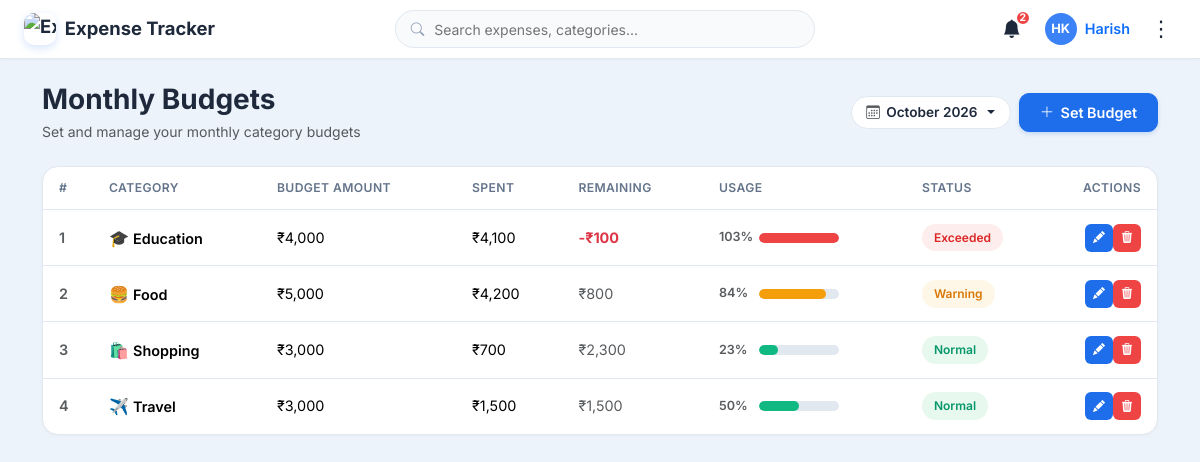
Page /budgets/ (signed in) on the committed database.
### expenses/models.py (models this page shows, shortened)
class Budget(models.Model):
    user = models.ForeignKey(User, on_delete=models.CASCADE, related_name='budgets')
    category = models.ForeignKey(Category, on_delete=models.CASCADE, related_name='budgets')
    amount = models.DecimalField(max_digits=12, decimal_places=2)
    month = models.IntegerField()  # 1 to 12
    year = models.IntegerField()
    created_at = models.DateTimeField(auto_now_add=True)
    class Meta:
        ordering = ['-year', '-month', 'category__name']
        constraints = [
            models.UniqueConstraint(fields=['user', 'category', 'month', 'year'], name='unique_user_category_budget')
        ]
    @property
    def spent(self):
        total = Expense.objects.filter(
            user=self.user,
            category=self.category,
            date__year=self.year,
            date__month=self.month
        ).aggregate(models.Sum('amount'))['amount__sum']
        return total or Decimal('0.00')
    @property
    def remaining(self):
        return self.amount - self.spent
    @property
    def usage_percentage(self):
        if self.amount <= 0:
            return Decimal('0.0')
        return round((self.spent / self.amount) * Decimal('100.0'), 1)
    @property
    def status(self):
        usage = self.usage_percentage
        if usage >= 100:
            return 'danger'
        elif usage >= 80:
            return 'warning'
        return 'normal'
    @property
    def status_label(self):
        status = self.status
        if status == 'danger':
            return 'Exceeded'
        elif status == 'warning':
            return 'Warning'
        return 'Normal'

class Category(models.Model):
    user = models.ForeignKey(User, on_delete=models.CASCADE, related_name='categories')
    name = models.CharField(max_length=100)
    description = models.TextField(blank=True)
    icon = models.CharField(max_length=50, default='📁')
    created_at = models.DateTimeField(auto_now_add=True)
    class Meta:
        verbose_name_plural = 'Categories'
        ordering = ['name']
        constraints = [
            models.UniqueConstraint(fields=['user', 'name'], name='unique_user_category')
        ]

### expenses/views.py (the view)
# urls.py: path('budgets/', views.budget_list, name='budget_list'),
@login_required
def budget_list(request):
    user = request.user
    today = timezone.now().date()
    try:
        month = int(request.GET.get('month', today.month))
        year = int(request.GET.get('year', today.year))
    except (ValueError, TypeError):
        month = today.month
        year = today.year
    budgets = Budget.objects.filter(user=user, month=month, year=year).select_related('category')
    total_budget = budgets.aggregate(Sum('amount'))['amount__sum'] or Decimal('0.00')
    budget_data = []
    total_spent = Decimal('0.00')
    for b in budgets:
        spent = b.spent
        total_spent += spent
        budget_data.append({
            'budget': b,
            'spent': spent,
            'remaining': b.remaining,
            'usage': b.usage_percentage,
            'status': b.status,
            'status_label': b.status_label
        })
    month_name = calendar.month_name[month]
    month_options = [{'month': m, 'name': calendar.month_name[m]} for m in range(1, 13)]
    context = {
        'budgets': budget_data,
        'selected_month': month,
        'selected_year': year,
        'selected_month_name': month_name,
        'month_options': month_options,
        'total_budget': total_budget,
        'total_spent': total_spent,
        'remaining_budget': total_budget - total_spent,
    }
    return render(request, 'expenses/budget_list.html', context)

### expenses/context_processors.py (called while the page is built)
def expense_context(request):
    context = {
        'APP_NAME': 'Expense Tracker',
        'APP_TAGLINE': 'Track Smarter. Spend Better.',
        'CURRENCY_SYMBOL': '₹',
        'CURRENT_YEAR': date.today().year,
        'CURRENT_MONTH': date.today().month,
        'unread_notifications_count': 0,
        'user_profile': None,
        'user_initials': 'U',
    }
    if request.user.is_authenticated:
        profile, _ = UserProfile.objects.get_or_create(user=request.user)
        context['user_profile'] = profile
        context['CURRENCY_SYMBOL'] = profile.currency_symbol or '₹'
        context['unread_notifications_count'] = Notification.objects.filter(
            user=request.user, is_read=False
        ).count()
        context['user_initials'] = profile.initials
    return context

### expenses/models.py (called while the page is built)
    @property
    def initials(self):
        if self.user.first_name and self.user.last_name:
            return f"{self.user.first_name[0]}{self.user.last_name[0]}".upper()
        elif self.user.first_name:
            return self.user.first_name[:2].upper()
        return self.user.username[:2].upper()

### templates/expenses/budget_list.html (shortened to what this page needs)
{% extends 'base.html' %}
{% load humanize %}
{% block content %}
<div class="container">
  <div class="d-flex flex-wrap justify-content-between align-items-center mb-4 gap-3">
    <div>
      <h3 class="fw-bold text-main mb-1">Monthly Budgets</h3>
      <p class="text-muted small mb-0">Set and manage your monthly category budgets</p>
    </div>
    <div class="d-flex align-items-center gap-2">
      <div class="dropdown">
        <button class="btn btn-pill-date dropdown-toggle" type="button" data-bs-toggle="dropdown" aria-expanded="false">
          <i class="bi bi-calendar3 text-muted"></i>
          <span>{{ selected_month_name }} {{ selected_year }}</span>
        </button>
      </div>
      <a href="{% url 'budget_add' %}" class="btn btn-primary-saas">
        <i class="bi bi-plus-lg"></i> Set Budget
      </a>
    </div>
  </div>
  <div class="card-saas p-0">
    <div class="table-responsive">
      <table class="table table-saas align-middle">
        <thead>
          <tr>
            <th style="width: 50px;">#</th>
            <th>Category</th>
            <th>Budget Amount</th>
            <th>Spent</th>
            <th>Remaining</th>
            <th style="min-width: 130px;">Usage</th>
            <th>Status</th>
            <th class="text-end" style="width: 100px;">Actions</th>
          </tr>
        </thead>
        <tbody>
          {% if budgets %}
            {% for item in budgets %}
              <tr>
                <td class="text-muted fw-semibold small">{{ forloop.counter }}</td>
                <td>
                  <span class="fs-6 me-1.5">{{ item.budget.category.icon }}</span>
                  <span class="fw-semibold text-main">{{ item.budget.category.name }}</span>
                </td>
                <td>{{ CURRENCY_SYMBOL }}{{ item.budget.amount|floatformat:0|intcomma }}</td>
                <td>{{ CURRENCY_SYMBOL }}{{ item.spent|floatformat:0|intcomma }}</td>
                <td class="{% if item.remaining < 0 %}text-danger fw-bold{% else %}text-muted{% endif %}">
                  {% if item.remaining < 0 %}
                    -{{ CURRENCY_SYMBOL }}{{ item.remaining|stringformat:"f"|slice:"1:"|floatformat:0|intcomma }}
                  {% else %}
                    {{ CURRENCY_SYMBOL }}{{ item.remaining|floatformat:0|intcomma }}
                  {% endif %}
                </td>
                <td>
                  <div class="d-flex align-items-center gap-2">
                    <span class="small fw-semibold text-muted" style="width: 32px;">{{ item.usage|floatformat:0 }}%</span>
                    <div class="progress-pill">
                      <div
                        class="progress-pill-bar {{ item.status }}"
                        style="width: {% if item.usage > 100 %}100{% else %}{{ item.usage }}{% endif %}%;"
                      ></div>
                    </div>
                  </div>
                </td>
                <td>
                  <span class="badge-status badge-{{ item.status }}">
                    {{ item.status_label }}
                  </span>
                </td>
                <td class="text-end">
                  <div class="d-inline-flex gap-1.5">
                    <a href="{% url 'budget_edit' item.budget.id %}" class="btn-action-edit" title="Edit Budget">
                      <i class="bi bi-pencil-fill"></i>
                    </a>
                    <a href="{% url 'budget_delete' item.budget.id %}" class="btn-action-delete" title="Delete Budget">
                      <i class="bi bi-trash3-fill"></i>
                    </a>
                  </div>
                </td>
              </tr>
            {% endfor %}
          {% else %}
            <tr>
              <td colspan="8" class="text-center py-4 text-muted">
                No budgets set for {{ selected_month_name }} {{ selected_year }}.
              </td>
            </tr>
          {% endif %}
        </tbody>
      </table>
    </div>
  </div>
</div>
{% endblock %}

### templates/base.html (shortened to what this page needs)
{% load static %}
<!DOCTYPE html>
<html lang="en" data-bs-theme="{% if user_profile and user_profile.dark_mode %}dark{% else %}light{% endif %}">
<head>
  <link href="https://cdn.jsdelivr.net/npm/bootstrap@5.3.3/dist/css/bootstrap.min.css" rel="stylesheet">
  <link rel="stylesheet" href="https://cdn.jsdelivr.net/npm/bootstrap-icons@1.11.3/font/bootstrap-icons.min.css">
  <link rel="stylesheet" href="{% static 'css/style.css' %}">
</head>
<body data-user-dark="{% if user_profile and user_profile.dark_mode %}true{% else %}false{% endif %}">
  <nav class="app-navbar d-flex align-items-center justify-content-between">
    {% if user.is_authenticated %}
      <a href="{% url 'dashboard' %}" class="navbar-brand">
        <img src="https://play-lh.googleusercontent.com/y8OyoKQntSxC32pUKoPplp7uTj1f4boIe2Gqk1Ah2dQz_UMUTOSR2i5Avr5t7k5tD1FSDF16_XtGxBJWpttbfYY" alt="Expense Tracker Logo" class="brand-logo">
        <span>{{ APP_NAME }}</span>
      </a>
      <div class="nav-search-container d-none d-md-block">
        <div class="search-input-wrapper">
          <i class="bi bi-search"></i>
          <input
            type="text"
            id="global-search-input"
            class="nav-search-input"
            placeholder="Search expenses, categories..."
            value="{{ q|default:'' }}"
            autocomplete="off"
          >
        </div>
      </div>
      <div class="d-flex align-items-center gap-3">
        <a href="{% url 'notifications' %}" class="btn-nav-icon" title="Notifications" id="nav-notification-btn">
          <i class="bi bi-bell-fill"></i>
          {% if unread_notifications_count > 0 %}
            <span class="notification-badge" id="nav-notif-count">{{ unread_notifications_count }}</span>
          {% else %}
            <span class="notification-badge" id="nav-notif-count">2</span>
          {% endif %}
        </a>
        <a href="{% url 'profile' %}" class="d-none d-sm-flex align-items-center gap-2 text-decoration-none text-main fw-semibold" style="font-size: 0.9rem;">
          <div class="user-avatar-circle">
          </div>
          <span>{{ user.first_name|default:user.username }}</span>
        </a>
        <div class="dropdown">
          <button
            class="btn-three-dots"
            type="button"
            id="threeDotsNavMenu"
            data-bs-toggle="dropdown"
            aria-expanded="false"
            title="Navigation Menu"
          >
            ⋮
          </button>
        </div>
      </div>
    {% endif %}
  </nav>
  <main class="page-wrapper py-4">
    {% block content %}{% endblock %}
  </main>
</body>
</html>

### rows in the picture
Budget: budget.category.icon "🎓", budget.category.name "Education", CURRENCY_SYMBOL "₹", budget.amount "4,000", spent "4,100", remaining "100", usage "103", status_label "Exceeded"
Budget: budget.category.icon "🍔", budget.category.name "Food", CURRENCY_SYMBOL "₹", budget.amount "5,000", spent "4,200", remaining "800", usage "84", {{ item.usage }} 84.0 (drawn), status_label "Warning"
Budget: budget.category.icon "🛍️", budget.category.name "Shopping", CURRENCY_SYMBOL "₹", budget.amount "3,000", spent "700", remaining "2,300", usage "23", {{ item.usage }} 23.3 (drawn), status_label "Normal"
Budget: budget.category.icon "✈️", budget.category.name "Travel", CURRENCY_SYMBOL "₹", budget.amount "3,000", spent "1,500", remaining "1,500", usage "50", {{ item.usage }} 50.0 (drawn), status_label "Normal"

### other values in the picture
{{ APP_NAME }} "Expense Tracker"
{{ unread_notifications_count }} "2"
{{ user.first_name|default:user.username }} "Harish"
{{ selected_month_name }} "October"
{{ selected_year }} "2026"
